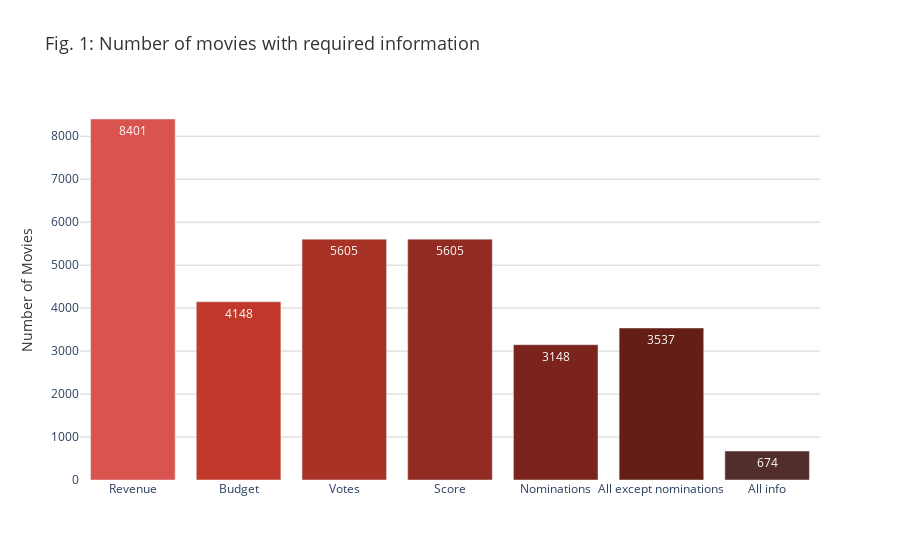

This figure's notebook cell:
### Markdown cell above
In order to proceed with our analysis, we need to deal with the NaN values.  

### The bar plot below shows how many movies have valid values in categories, that are important for our further computations.

### Code cell
from src.utils import bar_plot_available_data

bar_plot_available_data(raw_df)

### Figure 1 — Plotly figure (JSON) as saved in the notebook; plotly's stock layout.template omitted (floating-point values rounded to 4 significant figures)
{"data": [{"marker": {"color": ["#D9534F", "#C0392B", "#A93226", "#922B21", "#7B241C", "#641E16", "#512E2C"]}, "text": ["8401", "4148", "5605", "5605", "3148", "3537", "674"], "textposition": "auto", "type": "bar", "x": ["Revenue", "Budget", "Votes", "Score", "Nominations", "All except nominations", "All info"], "y": [8401, 4148, 5605, 5605, 3148, 3537, 674]}], "layout": {"plot_bgcolor": "rgba(0,0,0,0)", "title": {"font": {"color": "#333333", "size": 18}, "text": "Fig. 1: Number of movies with required information"}, "xaxis": {"title": {"font": {"color": "#333333", "size": 14}, "text": ""}}, "yaxis": {"gridcolor": "lightgray", "title": {"font": {"color": "#333333", "size": 14}, "text": "Number of Movies"}}}}
